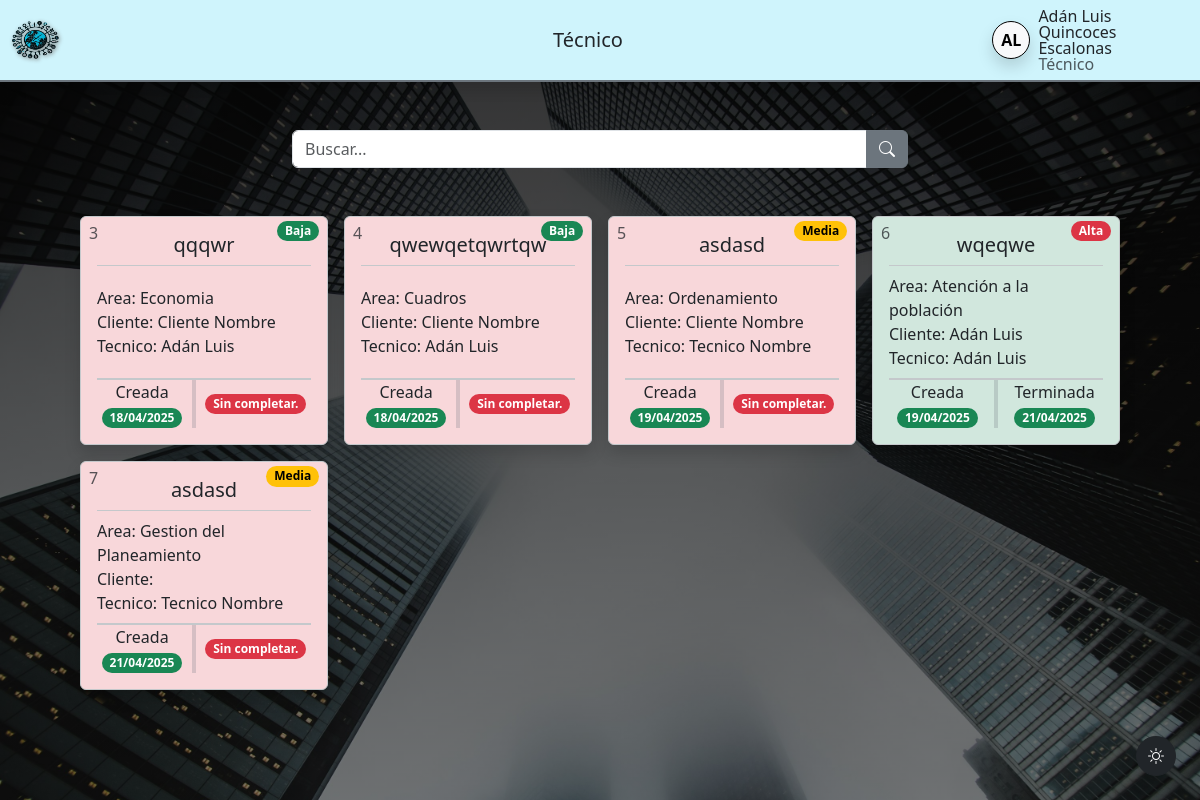
Screenshot of /list_all_tickets/ (signed in) with the database file from the repository.
### Tasks/models.py (models this page shows, shortened)
class Usuario(AbstractUser):
    rol = models.CharField(null=True,choices=Choices_Rol, default=Choices_Rol.TECNICO)
    img = models.ImageField(upload_to='usuarios/', null=True, blank=True)
    class Meta:
        verbose_name = "Usuario"
        verbose_name_plural = "Usuarios"

class Ticket(models.Model):
    cliente = models.ForeignKey(Usuario, on_delete=models.CASCADE, null=True, blank=True, related_name='tickets_cliente')
    tecnico = models.ForeignKey(Usuario, on_delete=models.SET_NULL,limit_choices_to={'rol': 'Técnico'}, null=True, blank=True, related_name='tickets_tecnico')
    situacion = models.CharField(max_length=20, default='')
    area = models.CharField(max_length=100, choices=Choices_Areas)  # areas donde se encuentra dicha situacion
    descripcion = models.TextField()  # detallada de la tarea
    fecha_ini = models.DateTimeField(default=now, null=True, blank=True)
    fecha_fin = models.DateTimeField(null=True, blank=True)  # Fecha de creación de la tarea
    prioridad = models.CharField(choices=Choices_Prioridades, default="------")
    realizada = models.BooleanField(default=False)  # Indica si la tarea ha sido completada o no
    class Meta:
        verbose_name = "Ticket"
        verbose_name_plural = "Tickets"

### Tasks/views.py (the view)
# urls.py: path('list_all_tickets/', list_all_tickets, name='list_all_tickets'),
@login_required
@combined_role_required('Técnico', 'Gestor de Tareas')
def list_all_tickets(request):
    tickets = Ticket.objects.all()
    context = {"title_page" : "Total de Ticket" , 'tickets' : tickets, 'last_url' : '/'}
    if not request.user.img:
        context["initials"] = initials(request.user.first_name)
    if request.user.rol == 'Gestor de Tareas':
        return render(request, 'pages/modules/gestor_modules/list_all_tickets.html', context)
    return render(request, 'pages/modules/list_all_tickets.html', context)

### Tasks/utils.py (called while the page is built)
def initials(value):
    if not value:
        return ""
    parts = value.split()
    return ''.join([part[0].upper() for part in parts if part])

### Tasks/templates/pages/modules/list_all_tickets.html (shortened to what this page needs)
{% extends 'pages/base.html' %}
{% load static %}
{% block base %}
<div>
    <div class="input-group container-fluid my-5" style="max-width: 40rem;">
        <input type="text" class="form-control" placeholder="Buscar..." aria-label="Buscar..." aria-describedby="search-input" name="search-input" id="search-input" hx-get="{% if request.path == '/list_all_tickets/' %}{% url 'search_ticket' %}{% else %}{% url 'search_ticket_own' %}{% endif %}" hx-target="#container-card" hx-trigger="keyup delay:500ms changed, search from:find input" hx-indicator=".search-indicator">
        <button class="btn btn-secondary" type="button" id="search-button">
            <i class="bi bi-search"></i>
        </button>
    </div>
    <div class="container-fluid d-grid grid-autofit-min-248 gap-3 justify-content-center" id="container-card">
        {% if tickets %}
        {% for ax in tickets %}
            <a class="card rounded border border-1 border-secondary-subtle p-3 position-relative text-decoration-none shadow transform-y-move transition-300 justify-content-between{% if ax.realizada %} bg-success-subtle{% else %} bg-danger-subtle{% endif %}" href="{% url 'update_tickets' ax.id %}">
                <p class="position-absolute top-0 start-0 m-0 ms-2 mt-1 text-muted">{{ ax.id }}</p>
                <span class="position-absolute top-0 end-0 m-0 me-2 mt-1 badge rounded-pill {% if ax.prioridad == 'Baja' %}text-bg-success{% elif ax.prioridad == 'Media' %}text-bg-warning{% else %}text-bg-danger{% endif %}">{{ ax.prioridad }}</span>
                <h5 class="text-center text-nowrap border-bottom border-1 border-secondary-subtle m-0 p-2 pt-0">{{ ax.situacion }}</h5>
                <div class="py-2">
                    <p class="m-0">Area: {{ ax.area }}</p>
                    <p class="m-0">Cliente: {{ ax.cliente.first_name }}</p>
                    <p class="m-0">Tecnico:
                    {% if ax.tecnico %}
                    {{ ax.tecnico.first_name }}
                    {% else %}
                    <span class="badge rounded-pill text-bg-danger">Sin asignar</span>
                    {% endif %}
                        </p>
                </div>
                <div class="d-flex flex-row justify-content-around border-top border-2 border-secondary-subtle">
                    <div class="text-center">
                        <p class="m-0">Creada</p>
                        <div class="badge rounded-pill text-bg-success">{{ ax.fecha_ini|date:"d/m/Y" }}</div>
                    </div>
                    <hr class="border border-2 border-secondary h-100 m-0">
                    <div class="text-center d-flex flex-column align-items-center">
                        {% if ax.realizada %}
                        <p class="m-0">Terminada</p>
                        <div>
                            <div class="badge rounded-pill text-bg-success">{{ ax.fecha_fin|date:"d/m/Y" }}</div>
                        </div>
                        {% else %}
                        <div class="badge rounded-pill text-bg-danger m-auto">Sin completar.</div>
                        {% endif %}
                    </div>
                </div>
            </a>
        {% endfor %}
        {% endif %}
    </div>
</div>
{% endblock base %}

### Tasks/templates/pages/base.html (shortened to what this page needs)
{% extends 'base_template.html' %}
{% load static %}
{% block base_template %}
    <main id="section-base">
        {% block base %}
        {% endblock base %}
    </main>
{% endblock base_template %}

### Tasks/templates/base_template.html (shortened to what this page needs)
{% load static %}
<!DOCTYPE html>
<html lang="en" data-bs-theme="">
<head>
    <link rel="stylesheet" href="https://cdn.jsdelivr.net/npm/bootstrap-icons@1.11.3/font/bootstrap-icons.min.css">
    <link href="https://cdn.jsdelivr.net/npm/bootstrap@5.3.5/dist/css/bootstrap.min.css" rel="stylesheet">
    <link rel="stylesheet" href="{% static 'css/theme_SAGPN.css' %}">
    <link rel="stylesheet" href="{% static 'css/custom_css.css' %}">
</head>
<body>
    {% if not request.path == '/solicitar_account' and not request.path == "/login/" %}
        {% include 'includes/navbar.html' %}
    {% endif %}
    {% block base_template %}
    {% endblock base_template %}
    <button class="btn btn-dark rounded-circle position-fixed bottom-0 end-0 m-4 d-flex justify-content-center align-items-center shadow z-index-overall" id="btn-theme"><i class="bi bi-sun"></i></button>
</body>
</html>

### Tasks/templates/includes/navbar.html (shortened to what this page needs)
{% load static %}
<header>
    <nav class="navbar navbar-expand-lg
    {% if 'Página Principal' in title_page %} bg-transparent position-absolute top-0 w-100 border-0{% else %} bg-info-subtle border-bottom border-2 border-secondary{% endif %}
    {% if not 'reporte' in request.path and not 'Página Principal' in title_page %} shadow{% endif %}">
        <div class="container-fluid row">
            <div class="col-2">
                {% if "/" in request.path or 'access_denied' in request.path or 'reporte_general' in request.path %}
                    {% if not 'Página Principal' in title_page %}
                    <img class="object-fit-cover" src="{% static 'img/SAGPN.png' %}" alt="Logo de SAGPN" style="height: 2.4rem; filter: drop-shadow(1px 1px 2px grey);">
                    {% endif %}
                {% else %}
                    <a class="btn btn-outline-light" href="{{ last_url }}"><i class="bi bi-chevron-left me-1"></i>Atrás</a>
                {% endif %}
            </div>
            <div class="w-auto">
                <h5 class="text-center m-0">{{ user.rol }}</h5>
            </div>
            <div class="col-sm-4 col-md-4 col-lg-3 col-xl-2 col-xxl-2 d-flex">
                {% if not user.is_authenticated %}
                    <button type="button" class="btn btn-outline-dark-orange ms-auto me-0" data-bs-toggle="modal" data-bs-target="#loginModal">Iniciar Sesión</button>
                {% else %}
                <div class="d-flex flex-row align-items-center gap-2 justify-content-end me-0 w-100">
                    <div class="dropdown">
                        <button class="rounded-circle bg-body-tertiary border-1 border border-black d-flex justify-content-center align-items-center shadow" style="height: 2.4rem; width: 2.4rem;" type="button" data-bs-toggle="dropdown">
                            {% if user.img %}
                                <img src="{{ user.img.url }}" alt="Avatar de {{ user.first_name }}" class="rounded-circle">
                            {% else %}
                                <p class="m-auto fw-bold">{{ initials }}</p>
                            {% endif %}
                        </button>
                    </div>
                    <div>
                        <h6 class="m-0 lh-1">{{ user.first_name }}</h6>
                        <h6 class="m-0 lh-1">{{ user.last_name }}</h6>
                        <h6 class="m-0 lh-1 text-muted">{{ user.rol }}</h6>
                    </div>
                </div>
                {% endif %}
            </div>
        </div>
    </nav>
</header>

### Tasks/static/css/theme_SAGPN.css (style rules this page uses)
:root, [data-bs-theme=light] { --bs-dark-orange: #D35400; --bs-orange: #F39C12; --bs-dark-orange-rgb: 211,84,0; --bs-orange-rgb: 243,156,18; --bs-dark-orange-bg-subtle: #fdf0e7; --bs-orange-bg-subtle: #fff6e2; --bs-dark-orange-border-subtle: #f6d8c5; --bs-orange-border-subtle: #f9e5b8; --bs-dark-orange-text-emphasis: #8a3a00; --bs-orange-text-emphasis: #9b6b0d; --bs-gray-100: #f8f9fa; --bs-gray-200: #e9ecef; --bs-gray-300: #dee2e6; --bs-gray-400: #ced4da; --bs-gray-500: #adb5bd; --bs-gray-600: #6c757d; --bs-gray-700: #495057; --bs-gray-800: #343a40; --bs-gray-900: #212529; }
:root, [data-bs-theme=dark] { --bs-dark-orange: #D35400; --bs-orange: #F39C12; --bs-dark-orange-rgb: 211,84,0; --bs-orange-rgb: 243,156,18; --bs-dark-orange-bg-subtle: #4d2a0f; --bs-orange-bg-subtle: #5a4216; --bs-dark-orange-border-subtle: #6b421f; --bs-orange-border-subtle: #755a23; --bs-dark-orange-text-emphasis: #ffb78c; --bs-orange-text-emphasis: #ffdaa6; --bs-gray-100: #212529; --bs-gray-200: #343a40; --bs-gray-300: #495057; --bs-gray-400: #6c757d; --bs-gray-500: #adb5bd; --bs-gray-600: #ced4da; --bs-gray-700: #dee2e6; --bs-gray-800: #e9ecef; --bs-gray-900: #f8f9fa; }

### Tasks/static/css/custom_css.css (style rules this page uses)
body { min-height: 100vh; display: grid; grid-template-rows: auto 1fr auto; }
#btn-theme { width: 2.5rem; height: 2.5rem; }
.z-index-overall { z-index: 1055; }
.transition-300 { transition: all 300ms ease-in-out; }

### Tasks/templates/pages/modules/list_all_tickets.html (style rules this page uses)
.grid-autofit-min-248 { grid-template-columns: repeat(auto-fit, min(248px)); }

### rows the page displays
Usuario: rol "Técnico", first_name "Adán Luis", last_name "Quincoces Escalonas"
Ticket: id "3", prioridad "Baja", situacion "qqqwr", area "Economia", cliente.first_name "Cliente Nombre", tecnico.first_name "Adán Luis", fecha_ini "18/04/2025", realizada "Sin completar."
Ticket: id "4", prioridad "Baja", situacion "qwewqetqwrtqw", area "Cuadros", cliente.first_name "Cliente Nombre", tecnico.first_name "Adán Luis", fecha_ini "18/04/2025", realizada "Sin completar."
Ticket: id "5", prioridad "Media", situacion "asdasd", area "Ordenamiento", cliente.first_name "Cliente Nombre", tecnico.first_name "Tecnico Nombre", fecha_ini "19/04/2025", realizada "Sin completar."
Ticket: id "6", prioridad "Alta", situacion "wqeqwe", area "Atención a la población", cliente.first_name "Adán Luis", tecnico.first_name "Adán Luis", fecha_ini "19/04/2025", fecha_fin "21/04/2025"
Ticket: id "7", prioridad "Media", situacion "asdasd", area "Gestion del Planeamiento", tecnico.first_name "Tecnico Nombre", fecha_ini "21/04/2025", realizada "Sin completar."

### other values shown
{{ initials }} "AL"
